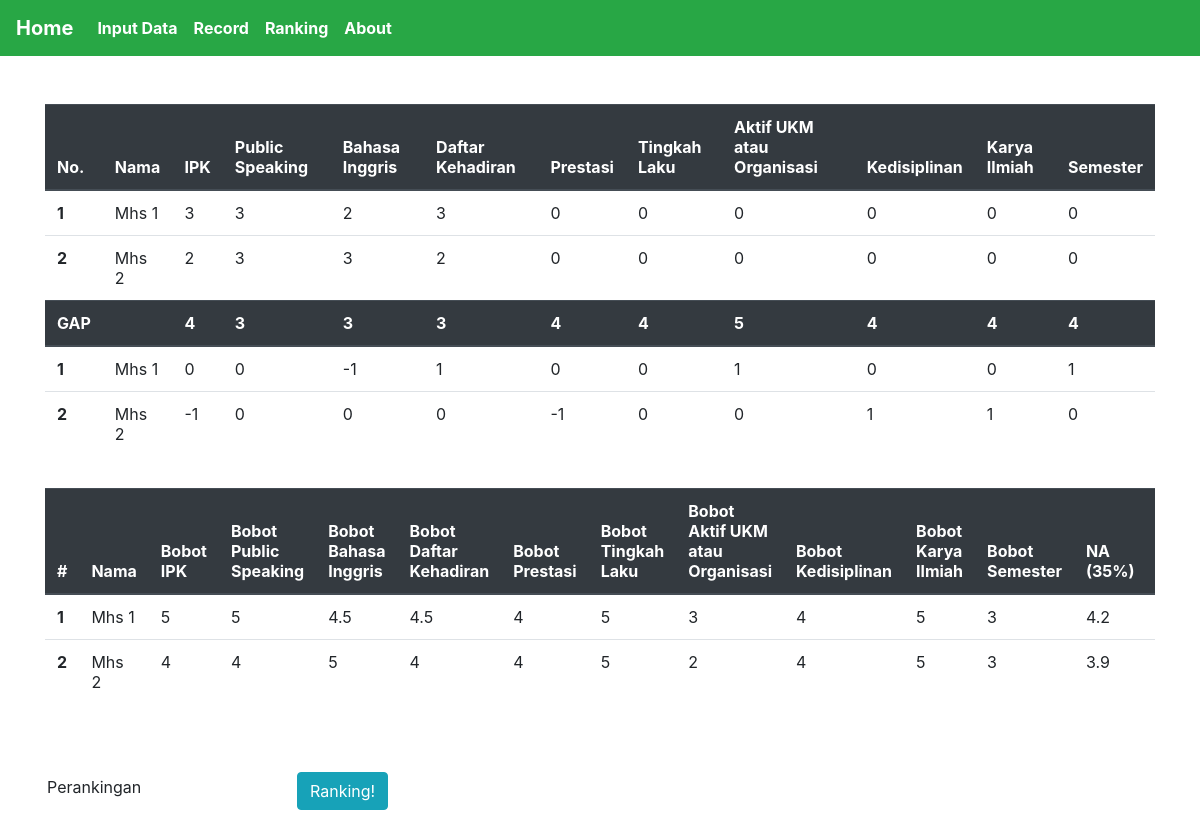
Screenshot of /hasil.php with the database file from the repository.
### tables this page shows
CREATE TABLE `mahasiswa` (
  `nama` varchar(30) NOT NULL,
  `ipk` int(5) NOT NULL,
  `public speaking` int(5) NOT NULL,
  `bahasa inggris` int(5) NOT NULL,
  `daftar kehadiran` int(5) NOT NULL,
  `prestasi` int(5) NOT NULL,
  `tingkah laku` int(5) NOT NULL,
  `ukm` int(5) NOT NULL,
  `disiplin` int(5) NOT NULL,
  `karya ilmiah` int(5) NOT NULL,
  `semester` int(5) NOT NULL
);

CREATE TABLE `gapmhs` (
  `nama` varchar(30) NOT NULL,
  `gapipk` int(5) NOT NULL,
  `gapps` int(5) NOT NULL,
  `gapbing` int(5) NOT NULL,
  `gapdk` int(5) NOT NULL,
  `gappres` int(5) NOT NULL,
  `gaptk` int(5) NOT NULL,
  `gapukm` int(5) NOT NULL,
  `gapdisiplin` int(5) NOT NULL,
  `gapki` int(5) NOT NULL,
  `gapsmt` int(5) NOT NULL
);

CREATE TABLE `hasilmhs` (
  `nama` varchar(30) NOT NULL,
  `bobotipk` float NOT NULL,
  `bobotps` float NOT NULL,
  `bobotbing` float NOT NULL,
  `bobotdk` float NOT NULL,
  `bobotpres` float NOT NULL,
  `bobottk` float NOT NULL,
  `bobotukm` float NOT NULL,
  `bobotdisiplin` float NOT NULL,
  `bobotki` float NOT NULL,
  `bobotsmt` float NOT NULL,
  `na` float NOT NULL,
  `nkk` float NOT NULL,
  `np` float NOT NULL,
  `npp` float NOT NULL,
  `hasil` float NOT NULL
);

### hasil.php (the view, shortened to what this page needs)
<?php
    include "koneksi.php";
?>
<html>
<head>
    <link rel="stylesheet" href="https://stackpath.bootstrapcdn.com/bootstrap/4.3.1/css/bootstrap.min.css">
</head>
<body>
    <nav class="navbar navbar-expand-lg navbar-light bg-success font-weight-bold">
        <a class="navbar-brand text-white" href="index.php">Home</a>
        <div class="collapse navbar-collapse" id="navbarNav">
        <ul class="navbar-nav">
            <li class="nav-item">
                <a class="nav-link text-white" href="inputdata.php">Input Data</a>
            </li>
          <li class="nav-item">
            <a class="nav-link text-white" href="proses.php">Record</a>
          </li>
          <li class="nav-item">
            <a class="nav-link text-white" href="ranking.php">Ranking</a>
          </li>
            <li class="nav-item">
                <a class="nav-link text-white" href="about.php">About</a>
            </li>
        </ul>
        </div>
    </nav>
    <div class="container"><br><br>
    <form  role="form" method="post" class="form-inline">
        <table class="table table-responsive">
            <thead class="thead-dark">
                <tr>
                  <th scope="col">No.</th>
                  <th scope="col">Nama</th>
                  <th scope="col">IPK</th>
                  <th scope="col">Public Speaking</th>
                  <th scope="col">Bahasa Inggris</th>
                  <th scope="col">Daftar Kehadiran</th>
                  <th scope="col">Prestasi</th>
                  <th scope="col">Tingkah Laku</th>
                  <th scope="col">Aktif UKM atau Organisasi</th>
                  <th scope="col">Kedisiplinan</th>
                  <th scope="col">Karya Ilmiah</th>
                  <th scope="col">Semester</th>
                </tr>
            </thead>
            <tbody>
                <?php
                    $query = mysqli_query($koneksi,"SELECT * FROM mahasiswa");
                    if(mysqli_num_rows($query)>0){
                ?>
                <?php
                    $a = 1;
                    while($data = mysqli_fetch_array($query)){
                ?>
                <tr>
                  <th scope="row"><?php echo $a; ?></th>
                  <td><?php echo $data["nama"];?></td>
                  <td><?php echo $data["ipk"];?></td>
                  <td><?php echo $data["public speaking"];?></td>
                  <td><?php echo $data["bahasa inggris"];?></td>
                  <td><?php echo $data["daftar kehadiran"];?></td>
                  <td><?php echo $data["prestasi"];?></td>
                  <td><?php echo $data["tingkah laku"];?></td>
                  <td><?php echo $data["ukm"];?></td>
                  <td><?php echo $data["disiplin"];?></td>
                  <td><?php echo $data["karya ilmiah"];?></td>
                  <td><?php echo $data["semester"];?></td>
                </tr>
                <?php $a++; } ?>
                <?php } ?>
            </tbody>
            <thead class="thead-dark">
                <tr>
                  <th scope="col">GAP</th>
                  <th scope="col"></th>
                  <th scope="col">4</th>
                  <th scope="col">3</th>
                  <th scope="col">3</th>
                  <th scope="col">3</th>
                  <th scope="col">4</th>
                  <th scope="col">4</th>
                  <th scope="col">5</th>
                  <th scope="col">4</th>
                  <th scope="col">4</th>
                  <th scope="col">4</th>
                </tr>
            </thead>
            <tbody>
                <?php
                    $query = mysqli_query($koneksi,"SELECT * FROM gapmhs");
                    if(mysqli_num_rows($query)>0){
                ?>
                <?php
                    $a = 1;
                    while($data = mysqli_fetch_array($query)){
                ?>
                <tr>
                  <th scope="row"><?php echo $a; ?></th>
                  <td><?php echo $data["nama"];?></td>
                  <td><?php echo $data["gapipk"];?></td>
                  <td><?php echo $data["gapps"];?></td>
                  <td><?php echo $data["gapbing"];?></td>
                  <td><?php echo $data["gapdk"];?></td>
                  <td><?php echo $data["gappres"];?></td>
                  <td><?php echo $data["gaptk"];?></td>
                  <td><?php echo $data["gapukm"];?></td>
                  <td><?php echo $data["gapdisiplin"];?></td>
                  <td><?php echo $data["gapki"];?></td>
                  <td><?php echo $data["gapsmt"];?></td>
                </tr>
                <?php $a++; } ?>
                <?php } ?>
            </tbody>
        </table>
    </form>
    <table class="table table-responsive">
        <thead class="thead-dark">
            <tr>
                <th scope="col">#</th>
                <th scope="col">Nama</th>
                <th scope="col">Bobot IPK</th>
                <th scope="col">Bobot Public Speaking</th>
                <th scope="col">Bobot Bahasa Inggris</th>
                <th scope="col">Bobot Daftar Kehadiran</th>
                <th scope="col">Bobot Prestasi</th>
                <th scope="col">Bobot Tingkah Laku</th>
                <th scope="col">Bobot Aktif UKM atau Organisasi</th>
                <th scope="col">Bobot Kedisiplinan</th>
                <th scope="col">Bobot Karya Ilmiah</th>
                <th scope="col">Bobot Semester</th>
                <th scope="col">NA (35%)</th>
                <th scope="col">NKK (25%)</th>
            </tr>
        </thead>
        <tbody>
            <?php
                $query = mysqli_query($koneksi,"SELECT * FROM hasilmhs");
                if(mysqli_num_rows($query)>0){
            ?>
            <?php
                $a = 1;
                while($data = mysqli_fetch_array($query)){
            ?>
            <tr>
                <th scope="row"><?php echo $a; ?></th>
                <td><?php echo $data["nama"];?></td>
                <td><?php echo $data["bobotipk"];?></td>
                <td><?php echo $data["bobotps"];?></td>
                <td><?php echo $data["bobotbing"];?></td>
                <td><?php echo $data["bobotdk"];?></td>
                <td><?php echo $data["bobotpres"];?></td>
                <td><?php echo $data["bobottk"];?></td>
                <td><?php echo $data["bobotukm"];?></td>
                <td><?php echo $data["bobotdisiplin"];?></td>
                <td><?php echo $data["bobotki"];?></td>
                <td><?php echo $data["bobotsmt"];?></td>
                <td><?php echo $data["na"];?></td>
                <td><?php echo $data["nkk"];?></td>
            </tr>
            <?php $a++; } ?>
            <?php } ?>
        </tbody>
    </table>
    <br><br>
    <form  role="form" method="post" action="ranking.php" class="form-inline">
        <div class="form-group mb-2">
            <input type="text" readonly class="form-control-plaintext" value="Perankingan">
        </div>
        <button type="submit" name="submitranking" class="btn btn-info">Ranking!</button>
    </form>
    </div>
</body>
</html>

### rows the page displays
mahasiswa: nama "Mhs 1", ipk "3", public speaking "3", bahasa inggris "2", daftar kehadiran "3", prestasi "0", tingkah laku "0", ukm "0", disiplin "0", karya ilmiah "0", semester "0"
mahasiswa: nama "Mhs 2", ipk "2", public speaking "3", bahasa inggris "3", daftar kehadiran "2", prestasi "0", tingkah laku "0", ukm "0", disiplin "0", karya ilmiah "0", semester "0"
gapmhs: nama "Mhs 1", gapipk "0", gapps "0", gapbing "-1", gapdk "1", gappres "0", gaptk "0", gapukm "1", gapdisiplin "0", gapki "0", gapsmt "1"
gapmhs: nama "Mhs 2", gapipk "-1", gapps "0", gapbing "0", gapdk "0", gappres "-1", gaptk "0", gapukm "0", gapdisiplin "1", gapki "1", gapsmt "0"
hasilmhs: nama "Mhs 1", bobotipk "5", bobotps "5", bobotbing "4.5", bobotdk "4.5", bobotpres "4", bobottk "5", bobotukm "3", bobotdisiplin "4", bobotki "5", bobotsmt "3", na "4.2"
hasilmhs: nama "Mhs 2", bobotipk "4", bobotps "4", bobotbing "5", bobotdk "4", bobotpres "4", bobottk "5", bobotukm "2", bobotdisiplin "4", bobotki "5", bobotsmt "3", na "3.9"
